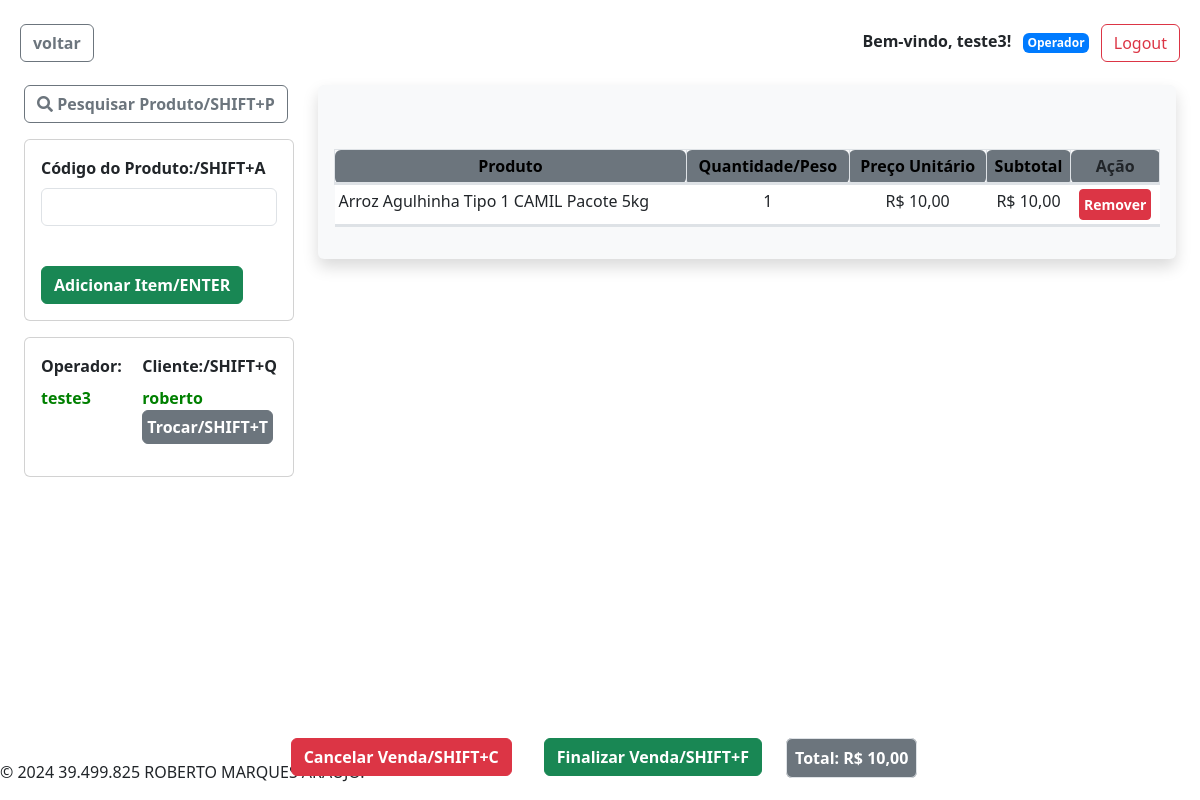
Screenshot of /realizar_venda/ (signed in) with the database file from the repository.
### pdvweb/models.py (models this page shows, shortened)
class CustomUser(AbstractUser):
    nome = models.CharField(max_length=255, default=default_nome)
    telefone = models.CharField(max_length=20, blank=True, null=True)
    operador = models.OneToOneField(
        Operador, null=True, blank=True, on_delete=models.CASCADE)
    meus_operadores = models.ManyToManyField(
        Operador, related_name='meus_usuarios', blank=True)
    groups = models.ManyToManyField(
        Group,
        verbose_name='groups',
        blank=True,
        related_name='customuser_set',
        related_query_name='user',
    )
    user_permissions = models.ManyToManyField(
        Permission,
        verbose_name='user permissions',
        blank=True,
        related_name='customuser_set',
        related_query_name='user',
    )

class Venda(models.Model):
    STATUS_PENDENTE = 'pendente'
    STATUS_CONCLUIDA = 'concluida'
    STATUS_CANCELADA = 'cancelada'
    STATUS_CHOICES = [
        (STATUS_PENDENTE, 'Pendente'),
        (STATUS_CONCLUIDA, 'Concluída'),
        (STATUS_CANCELADA, 'Cancelada'),
    ]
    data = models.DateTimeField(auto_now_add=True)
    status = models.CharField(
        max_length=20, choices=STATUS_CHOICES, default=STATUS_PENDENTE)
    valor_total = models.DecimalField(
        max_digits=10, decimal_places=2, default=0.0)
    desconto = models.DecimalField(max_digits=5, decimal_places=2, default=0.0)
    operador = models.ForeignKey(
        'Operador', on_delete=models.SET_NULL, null=True)
    cliente = models.ForeignKey(
        'Cliente', on_delete=models.SET_NULL, null=True)

class Cliente(models.Model):
    nome = models.CharField(max_length=255)
    email = models.EmailField()
    telefone = models.CharField(max_length=20, blank=True, null=True)
    cpf = models.CharField(max_length=14, unique=True,
                           default='000.000.000-00')

class ItemVenda(models.Model):
    venda = models.ForeignKey(Venda, on_delete=models.CASCADE)
    preco_unitario = models.DecimalField(
        max_digits=10, decimal_places=2, default=0.0)
    subtotal = models.DecimalField(
        max_digits=10, decimal_places=2, default=0.0)
    produto_por_quantidade = models.ForeignKey(
        ProdutoPorQuantidade, on_delete=models.CASCADE, null=True, blank=True)
    produto_por_peso = models.ForeignKey(
        ProdutoPorPeso, on_delete=models.CASCADE, null=True, blank=True)
    quantidade = models.PositiveIntegerField(
        validators=[MinValueValidator(1)], null=True, blank=True)
    peso_vendido = models.DecimalField(
        max_digits=10, decimal_places=3, default=0.0, null=True, blank=True)

class ProdutoBase(models.Model):
    codigo = models.CharField(max_length=10, unique=False, blank=True)
    nome = models.CharField(max_length=100, unique=True)
    descricao = models.TextField(blank=True, null=True)
    categoria = models.ForeignKey(
        Categoria, on_delete=models.SET_NULL, null=True, blank=True)
    class Meta:
        abstract = True

class ProdutoPorQuantidade(ProdutoBase):
    preco = models.DecimalField(
        max_digits=10, decimal_places=2, validators=[MinValueValidator(0)])
    estoque = models.PositiveIntegerField(default=0)
    data_criacao = models.DateTimeField(default=timezone.now)

### pdvweb/views.py (the view, shortened to what this page needs)
# urls.py: path('realizar_venda/', views.realizar_venda, name='realizar_venda'),
@login_required
def realizar_venda(request):
    venda = Venda.objects.filter(status=Venda.STATUS_PENDENTE).first()
    if venda is None:
        venda = Venda.objects.create(status=Venda.STATUS_PENDENTE)
    operador_atual = request.user.operador
    itens_venda = venda.itemvenda_set.all()
    context = {
        'venda': venda,
        'itens_venda': itens_venda,
        'valor_total_venda': venda.valor_total,
    }
    venda.operador = operador_atual
    venda.save()
    return render(request, 'pdvweb/realizar_venda.html', context)

### pdvweb/templates/pdvweb/realizar_venda.html (shortened to what this page needs)
{% extends 'pdvweb/base.html' %}
{% block content %}
<div class="container-fluid mt-6">
    <div class="row">
        <div class="col-md-3">
            <div class="input-group mb-3">
                <button type="button" class="btn btn-outline-secondary" data-bs-toggle="modal"
                    data-bs-target="#pesquisarProdutoModal">
                    <i class="fas fa-search"></i> <strong>Pesquisar Produto/SHIFT+P</strong>
                </button>
            </div>
            <div class="card mb-3">
                <div class="card-body full-width-card-body d-flex justify-content-center align-items-centery">
                    <form method="post" id="adicionarItemForm">
                        <div class="form-group">
                            <label for="codigo_produto_base"><strong>Código do Produto:/SHIFT+A</strong></label>
                            <input type="text" class="form-control" id="codigo_produto_base"
                                name="codigo_produto_base">
                                <br>
                        </div>
                        <button type="submit" class="btn btn-success text-center"><strong>Adicionar
                                Item/ENTER</strong></button>
                    </form>
                </div>
            </div>
            <div class="card mb-3">
                <div class="card-body full-width-card-body d-flex justify-content-center align-items-centery">
                    <div class="form-group">
                        <label for="operador"><strong>Operador:</strong></label>
                        <strong style="color: green;">{{ request.user }}</strong>
                    </div>
                    <br>
                    <div class="form-group ms-3">
                        <label for="cliente"><strong>Cliente:/SHIFT+Q</strong></label>
                        <div class="">
                            {% if venda.cliente %}
                            <span id="nome_cliente_label ms-2" style="color: green;"><strong>{{ venda.cliente.nome }}</strong></span>
                            <button id="trocarClienteBtn" class="btn btn-secondary p-1"><strong>Trocar/SHIFT+T</strong></button>
                            {% else %}
                            <input type="text" id="cpf_cliente" class="form-control mr-2" placeholder="CPF">
                            <button id="verificarClienteBtn"
                                class="btn btn-primary p-1"><strong>Verificar/SHIFT+V</strong></button>
                            {% endif %}
                        </div>
                    </div>
                </div>
            </div>
        </div>
        <div class="col-md-9">
            <div id="itens-da-venda" class="mb-3 shadow p-3 bg-light rounded" style="max-height: 400px; overflow-y: auto;">
                <table class="table table-horizontal-borders table-sm text-center" >
                    <thead class="sticky-top bg-light">
                        <tr>
                            <th class="border rounded p-1 bg-secondary text-black text-center col-auto text-wrap" scope="col">Produto</th>
                            <th class="border rounded p-1 bg-secondary text-black text-center col-auto text-wrap" scope="col">Quantidade/Peso</th>
                            <th class="border rounded p-1 bg-secondary text-black text-center col-auto text-wrap" scope="col">Preço Unitário</th>
                            <th class="border rounded p-1 bg-secondary text-black text-center col-auto text-wrap" scope="col">Subtotal</th>
                            <th class="border rounded p-1 bg-secondary text-red text-center col-auto text-wrap" scope="col">Ação</th>
                        </tr>
                    </thead>
                    <br>
                    <br>
                    <tbody class="table-sm" >
                        {% for item in itens_venda %}
                        <tr>
                            <td class="text-left col-auto text-wrap">
                                {% if item.produto_por_quantidade %}
                                {{ item.produto_por_quantidade.nome }}
                                {% else %}
                                {{ item.produto_por_peso.nome }}
                                {% endif %}
                            </td>
                            <td class="col-auto text-wrap">
                                {% if item.quantidade %}
                                {{ item.quantidade }}
                                {% else %}
                                {{ item.peso_vendido }} kg
                                {% endif %}
                            </td>
                            <td class="col-auto text-wrap">R$ {{ item.preco_unitario }}</td>
                            <td class="col-auto text-wrap">R$ {{ item.subtotal }}</td>
                            <td id="remove" class="col-auto text-wrap">
                                <a href="{% url 'pdvweb:remover_item' item.id %}" class="btn btn-danger btn-sm"><strong>Remover</strong></a>
                            </td>
                        </tr>
                        {% endfor %}
                    </tbody>
                </table>
            </div>
        </div>
    </div>
    <div class="fixed-bottom text-center mb-4">
        <div class="container">
            <div class="row justify-content-center">
                {% if venda.id %}
                <div class="col-md-auto">
                    <form method="post" action="{% url 'pdvweb:cancelar_venda' venda.id %}" class="d-inline ml-2">
                        <button type="submit" class="btn btn-danger"><strong>Cancelar Venda/SHIFT+C</strong></button>
                    </form>
                </div>
                <div class="col-md-auto">
                    <form method="post" action="{% url 'pdvweb:finalizar_venda' venda.id %}" class="d-inline ml-2">
                        <button type="submit" class="btn btn-success"><strong>Finalizar Venda/SHIFT+F</strong></button>
                    </form>
                </div>
                {% endif %}
                <div class="col-md-auto mt-2">
                    <strong class="border rounded p-2 bg-secondary text-white" >Total: R$ <span
                            id="valor_total_venda">{{ valor_total_venda }}</span></strong>
                </div>
            </div>
        </div>
    </div>
</div>
<link href="https://cdn.jsdelivr.net/npm/bootstrap@5.3.0-alpha1/dist/css/bootstrap.min.css" rel="stylesheet">
{% endblock %}

### pdvweb/templates/pdvweb/base.html (shortened to what this page needs)
<!DOCTYPE html>
<html lang="en">
<head>
    <link rel="stylesheet" href="https://cdnjs.cloudflare.com/ajax/libs/font-awesome/5.15.4/css/all.min.css" />
    <link rel="stylesheet" href="https://maxcdn.bootstrapcdn.com/bootstrap/4.0.0/css/bootstrap.min.css">
</head>
<br>
<body class="d-flex flex-column vh-100">
    <div class="container-fluid flex-grow-1">
        <div class="row">
            <div class="col-md-12 mb-3">
                {% if user.is_authenticated %}
                <button id="voltar" class="btn btn-outline-secondary ml-2"
                    onclick="goBack()"><strong>voltar</strong></button>
                <div class="float-right mx-2">
                    <p class="d-inline-block"><strong>Bem-vindo, {{ user.username }}!</strong></p>
                    {% if user.operador %}
                    <span class="badge badge-primary p-1 ml-2"><strong>Operador</strong></span>
                    {% endif %}
                    <a href="{% url 'pdvweb:logout_view' %}" class="btn btn-outline-danger ml-2">Logout</a>
                </div>
                {% else %}
                <a href="{% url 'pdvweb:login_operador' %}" class="btn btn-primary float-right">Login</a>
                {% endif %}
            </div>
        </div>
        {% block content %}{% endblock %}
    </div>
    <footer>
        <p>© 2024 39.499.825 ROBERTO MARQUES ARAUJO.</p>
    </footer>
</body>
</html>

### pdvweb/templates/pdvweb/realizar_venda.html (style rules this page uses)
.table-horizontal-borders tbody > tr > td { border-top: 3px solid #dee2e6; border-bottom: 3px solid #dee2e6; }

### rows the page displays
CustomUser: username "teste3", user "teste3"
Venda: cliente.nome "roberto", valor_total "10,00"
ItemVenda: produto_por_quantidade.nome "Arroz Agulhinha Tipo 1 CAMIL Pacote 5kg", quantidade "1", preco_unitario "10,00", subtotal "10,00"
